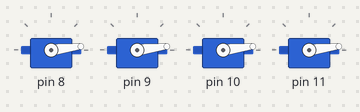
Recording of a sketch running on a simulated Arduino Uno, built with avr-gcc and run on an emulated ATmega328P. Parts: 4 × servo.

Above: at 0.1 s.
At 1.3 s:
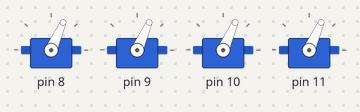
At 2.1 s:
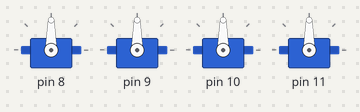
Timing chart, 0 to 3.6 s (numbered marks = the images above):
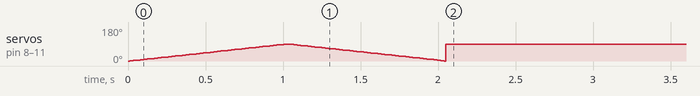

The sketch:

SourceCode.ino
```cpp
#include <Servo.h>

Servo servos[4];
void setup() {

  for (int i = 0; i < 4; i++) {
    servos[i].attach(8 + i);
  }

  for (int j = 0; j <= 90; j++) {
    movingeAllServos(j);
    delay(11);
  }
for (int j = 90; j >=0; j--) {
    movingeAllServos(j);
    delay(11);
  }
 movingeAllServos(90);
}

void loop() {

}


void movingeAllServos(int angle) {
  for (int i = 0; i < 4; i++) {
    servos[i].write(angle);
  }
}
```
